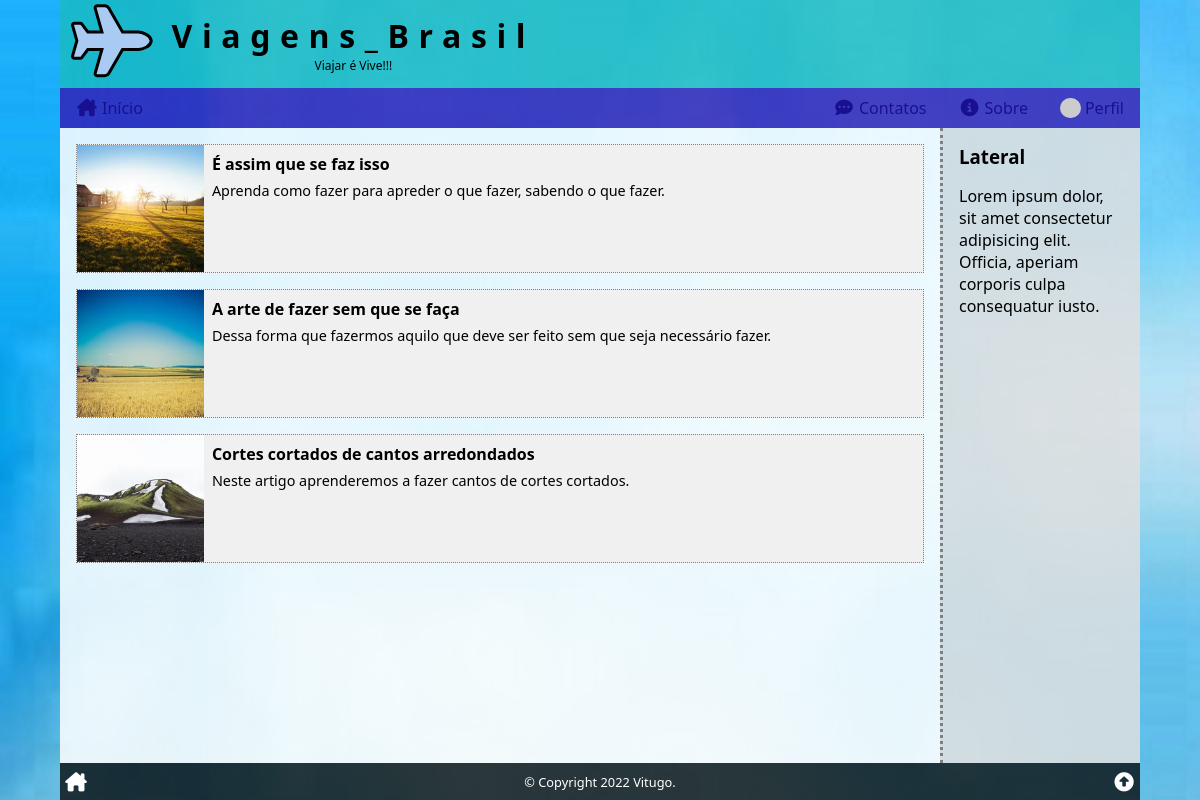
Screenshot of / (signed in) with the database file from the repository.
### tables this page shows
CREATE TABLE articles (
    art_id INT PRIMARY KEY AUTO_INCREMENT,
    art_title VARCHAR(127),
    art_intro VARCHAR(255),
    art_thumb VARCHAR(255),
    art_content TEXT,
    art_author INT,
    art_date TIMESTAMP DEFAULT CURRENT_TIMESTAMP,
    art_status ENUM('on', 'off', 'deleted') DEFAULT 'on',
    FOREIGN KEY (art_author) REFERENCES users (user_id)
);

### _config.php (called while the page is built, shortened)
<?php
if (isset($_COOKIE['user']))
    $user = unserialize($_COOKIE['user']);
else
    $user = false;

### index.php (the view, shortened to what this page needs)
<?php
require($_SERVER['DOCUMENT_ROOT'] . '/_config.php');
$sql = <<<SQL
SELECT art_id, art_title, art_intro, art_thumb
    FROM articles
WHERE art_status = 'on'
    AND art_date <= NOW()
ORDER BY art_date DESC;
SQL;
$res = $conn->query($sql);
$artigos = '<div class="items">' . "\n";
while ($artigo = $res->fetch_assoc()) :
    $artigos .= <<<HTML
        <div class="item" onclick="location.href='/ler/?id={$artigo['art_id']}'">
            <div class="thumb" style="background-image: url('{$artigo['art_thumb']}')" title="Imagem de {$artigo['art_title']}"></div>
            <div class="body">
                <h4>{$artigo['art_title']}</h4>
                <span>{$artigo['art_intro']}</span>
            </div>
        </div>
HTML;
endwhile;
$artigos .= '</div>';
require($_SERVER['DOCUMENT_ROOT'] . '/_header.php');
?>
<section>
    <?php
    echo $artigos;
    ?>
</section>
<aside>
    <h3>Lateral</h3>
    <p>Lorem ipsum dolor, sit amet consectetur adipisicing elit. Officia, aperiam corporis culpa consequatur iusto.</p>
</aside>
<?php
require($_SERVER['DOCUMENT_ROOT'] . '/_footer.php');

### _header.php (shortened to what this page needs)
<!DOCTYPE html>
<html lang="pt-BR">
<head>
    <link rel="stylesheet" href="style.css">
    <link rel="stylesheet" href="https://cdnjs.cloudflare.com/ajax/libs/font-awesome/6.1.1/css/all.min.css">
</head>
<body>
    <div class="wrap">
        <header>
            <a href="/" title="Página inicial"><i class="fa-solid fa-plane fa-fw"></i></a>
            <h1>Viagens_Brasil<small>Viajar é Vive!!!</small></h1>
        </header>
        <nav>
            <a href="/" title="Página inicial"><i class="fa-solid fa-house-chimney fa-fw"></i><span>Início</span></a>
            <a href="/contatos/" title="Faça contato"><i class="fa-solid fa-comment-dots fa-fw"></i><span>Contatos</span></a>
            <a href="/sobre/" title="Sobre..."><i class="fa-solid fa-circle-info fa-fw"></i><span>Sobre</span></a>
            <?php
            if ($user) :
            ?>
                <a href="/user/profile/" title="Perfil"><img src="<?php echo $user['user_photo'] ?>" alt="<?php echo $user['user_name'] ?>"><span>Perfil</a>
            <?php
            else :
            ?>
                <a href="/user/login/" title="Usuário"><i class="fa-solid fa-right-to-bracket fa-fw"></i><span>Login</span></a>
            <?php
            endif;
            ?>
        </nav>
        <main>

### _footer.php (shortened to what this page needs)
</main>
<footer>
    <a href="/" title="Página inicial"><i class="fa-solid fa-house-chimney fa-fw"></i></a>
    <div title="Todos os direitos reservados para Vitugo.">&copy; Copyright 2022 Vitugo.</div>
    <a href="#top" title="Topo da página"><i class="fa-solid fa-circle-up fa-fw"></i></a>
</footer>
</div>
</body>
</html>

### style.css (style rules this page uses)
* { box-sizing: border-box; outline: none; transition: .2s; }
html, body { position: relative; width: 100%; height: 100%; padding: 0; margin: 0; font-family: 'Segoe UI', Tahoma, Geneva, Verdana, sans-serif; font-size: 16px; }
a { color: steelblue; text-decoration: none; }
header, nav, section, article, main, aside, footer { display: block; }
body { background-color: rgb(170, 170, 170); background-attachment: fixed; background-image: url('/img/blue light d.jpg'); background-position: center; background-repeat: no-repeat; background-size: cover; }
.wrap { position: relative; display: flex; flex-direction: column; height: 100%; width: 100%; max-width: 1080px; min-width: 280px; margin: auto; }
.wrap>header { display: flex; align-items: center; justify-content: flex-start; background: rgba(27, 189, 184, 0.7); }
.wrap>header a { font-size: 70px; color: rgb(169, 202, 242); -webkit-text-stroke: 3px black; padding-left: .5rem; margin-top: -.5rem; }
.wrap>header h1 { margin: 0; margin-left: 1rem; text-align: center; font-size: 2rem; letter-spacing: .6rem; }
.wrap>header small { display: block; font-size: .75rem; font-weight: normal; letter-spacing: normal; }
.wrap>nav { background: rgba(51, 16, 176, 0.75); display: flex; align-items: center; justify-content: space-around; padding: 1px 0; }
.wrap>nav a { display: flex; width: 25%; flex-direction: column; justify-content: space-around; align-items: center; color: rgb(25, 16, 145); text-decoration: none; padding: .5rem; }
.wrap>nav span { display: inline-block; margin-top: .25rem; }
.wrap>nav i { font-size: 2rem; }
.wrap>nav img { width: 2rem; height: 2rem; display: block; border-radius: 50%; }
.wrap>footer { background: rgba(0, 0, 0, .75); padding: 1px 0; color: white; display: flex; align-items: center; justify-content: space-between; }
.wrap>footer a { display: block; padding: .25rem; color: white; font-size: 1.2rem; }
.wrap>footer div { font-size: .8rem; text-align: center; }
.wrap>main { flex-grow: 1; display: flex; flex-direction: column; }
.wrap>main>section, .wrap>main>aside { padding: 1rem; }
.wrap>main>section { flex-grow: 1; background-color: rgba(255, 255, 255, .85); }
.wrap>main>aside { border-top: 3px dotted grey; background: rgba(224, 224, 224, .85); }
.wrap>main>section>h2:first-child, .wrap>main>aside>h3:first-child { margin: 0; }
.item { background-color: rgb(240, 240, 240); margin-bottom: 1rem; border: 1px dotted grey; cursor: pointer; }
.items .item:last-child { margin-bottom: 0; }
.item .thumb { width: 100%; aspect-ratio: 1 / 1; background-attachment: local; background-position: center; background-repeat: no-repeat; background-size: cover; }
.item .body { padding: .5rem; }
.item .body span { font-size: .9rem; }
.item h4 { margin: 0 0 .25rem 0; }
@media (min-width: 426px) { .items { display: grid; grid-template-columns: 50% 50%; grid-column-gap: 1rem; margin-right: 1rem; } }
@media (min-width: 576px) { .items { display: block; margin: 0; } }
@media (min-width: 576px) { .item { display: flex; } }
@media (min-width: 576px) { .item .thumb { width: 15%; } }
@media (min-width: 768px) { .wrap>nav { align-items: center; justify-content: flex-end; } }
@media (min-width: 768px) { .wrap>nav a { flex-direction: row; justify-content: center; padding: .5rem 1rem; width: auto; } }
@media (min-width: 768px) { .wrap>nav a:first-child { margin-right: auto; } }
@media (min-width: 768px) { .wrap>nav i { font-size: 1.1rem; } }
@media (min-width: 768px) { .wrap>nav span { display: inline-block; margin-top: 0; margin-left: .25rem; } }
@media (min-width: 768px) { .wrap>nav img { width: 1.3rem; height: 1.3rem; } }
@media (min-width: 768px) { .wrap>main { flex-direction: row; } }
@media (min-width: 768px) { .wrap>main>aside { border-top: none; border-left: 3px dotted grey; flex: 0 0 200px; } }

### rows the page displays
articles: art_thumb (picture), art_title "É assim que se faz isso", art_intro "Aprenda como fazer para apreder o que fazer, sabendo o que fazer."
articles: art_thumb (picture), art_title "A arte de fazer sem que se faça", art_intro "Dessa forma que fazermos aquilo que deve ser feito sem que seja necessário fazer."
articles: art_thumb (picture), art_title "Cortes cortados de cantos arredondados", art_intro "Neste artigo aprenderemos a fazer cantos de cortes cortados."
